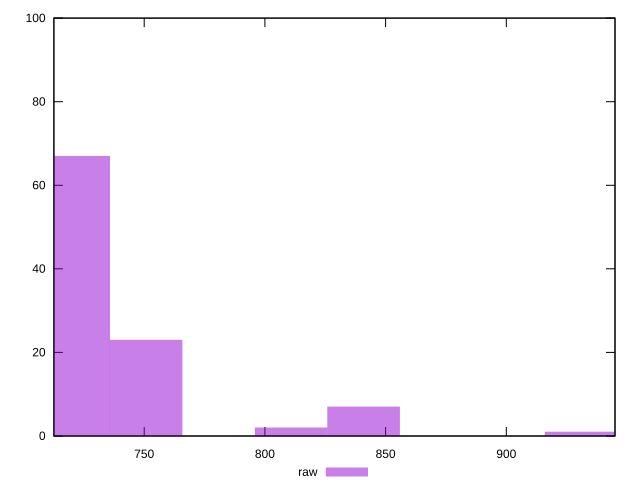

The gnuplot source for this figure:
reset
set terminal svg size 640, 490 enhanced background rgb 'white'
set output "reprap/network-server-latency/samples/pages/raw/histogram.svg"

$raw <<EOF
941.6861775422933 1
729.8067875952773 69
753.3489420338346 8
706.26463315672 13
823.9754053495067 1
847.517559788064 7
800.4332509109493 1
EOF

set key outside below
set boxwidth 23.542154438557333
set yrange [0:100]
set style fill transparent solid 0.5 noborder

plot \
  $raw title "raw" with boxes, \


reset
